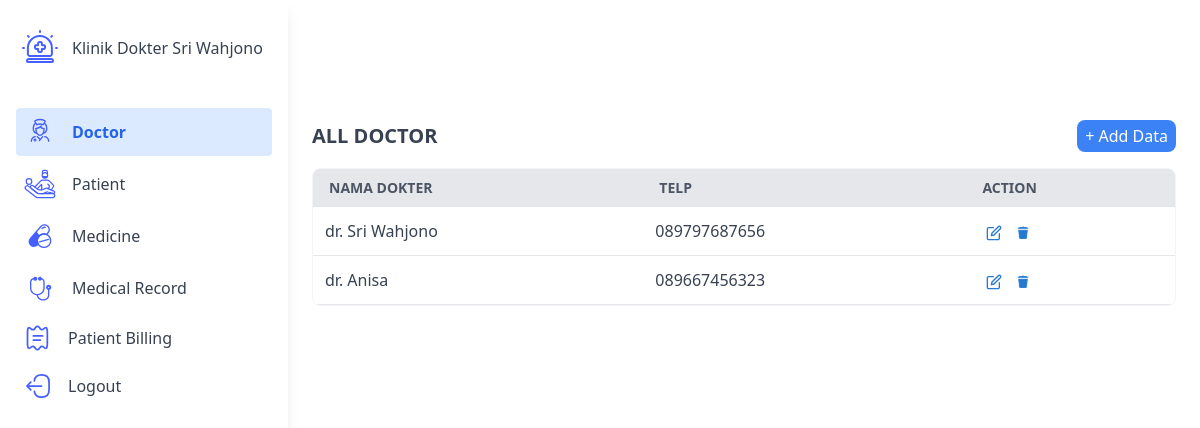
The page /dokter/view.php (signed in) on the database as committed earlier.
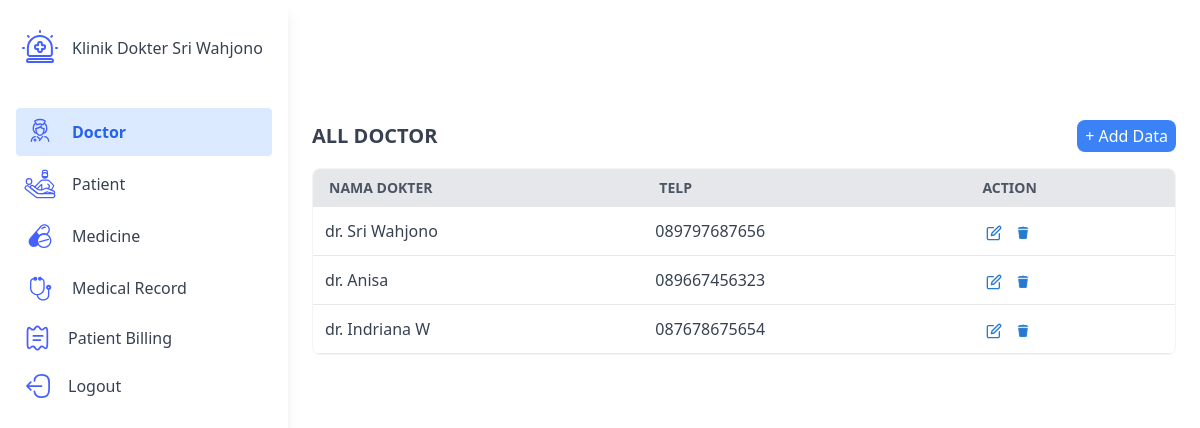
The same page on the database as committed later.
### tables this page shows
CREATE TABLE `dokter` (
  `id_dokter` int NOT NULL,
  `nama_dokter` varchar(25) NOT NULL,
  `telp` varchar(12) NOT NULL
);

### dokter/view.php (the view, shortened to what this page needs)
<main class="flex min-h-screen">
    <div class="w-72 bg-gray-800 text-white">
        <?php include '../components/sidebar.php'; ?>
    </div>
    <div class="flex-1 p-6">
        <section>
            <div class="flex justify-between items-center">
                <p class="text-xl text-gray-700 font-bold mt-24"> ALL DOCTOR</p>
                <a href="add.php" class="bg-blue-500 text-white font-medium py-1 px-2 rounded-lg hover:bg-blue-700 transition mt-24">
                    + Add Data
                </a>
            </div>
            <div class="overflow-x-auto mt-4">
                <table class="min-w-full bg-white border border-gray-100 rounded-lg overflow-hidden border-separate" style="border-spacing: 0">
                    <thead>
                        <tr class="bg-gray-200 text-gray-600 uppercase text-sm leading-normal border-b border-gray-200 text-left">
                            <th class="py-2 px-4 border-b">Nama Dokter</th>
                            <th class="py-2 px-4 border-b">Telp</th>
                            <th class="py-2 px-4 border-b">Action</th>
                        </tr>
                    </thead>
                    <tbody class="text-gray-700 text-base font-normal">
                        <?php
                        include '../connect.php';
                        $query = "SELECT * FROM dokter";
                        $query_run = mysqli_query($conn, $query);
                        if(mysqli_num_rows($query_run) > 0) {
                            foreach($query_run as $data) {
                        ?>
                        <tr>
                            <td class="p-3 border-b"><?= $data['nama_dokter']; ?></td>
                            <td class="p-3 border-b"><?= $data['telp']; ?></td>
                            <td class="p-3 border-b">
                                <a href="form-update.php?id_dokter=<?= $data['id_dokter']; ?>" class="text-blue-500 hover:text-blue-700 mx-2">
                                    <img src="../assets/images/edit.svg" class="w-4 h-4 inline" />
                                </a>
                                <a href="delete.php?id_dokter=<?= $data['id_dokter']; ?>" class="text-red-500 hover:text-red-700">
                                    <img src="../assets/images/Delete.svg" class="w-4 h-4 inline" />
                                </a>
                            </td>
                        </tr>
                        <?php
                            }
                        } else {
                            echo "<tr><td colspan='3' class='py-2 px-4 text-center border-b'>No Record Found</td></tr>";
                        }
                        ?>
                    </tbody>
                </table>
            </div>
        </section>
    </div>
</main>
</body>
</html>

Rows that differ between the two databases and show on the page:
added dokter: nama_dokter "dr. Indriana W", telp "087678675654"
